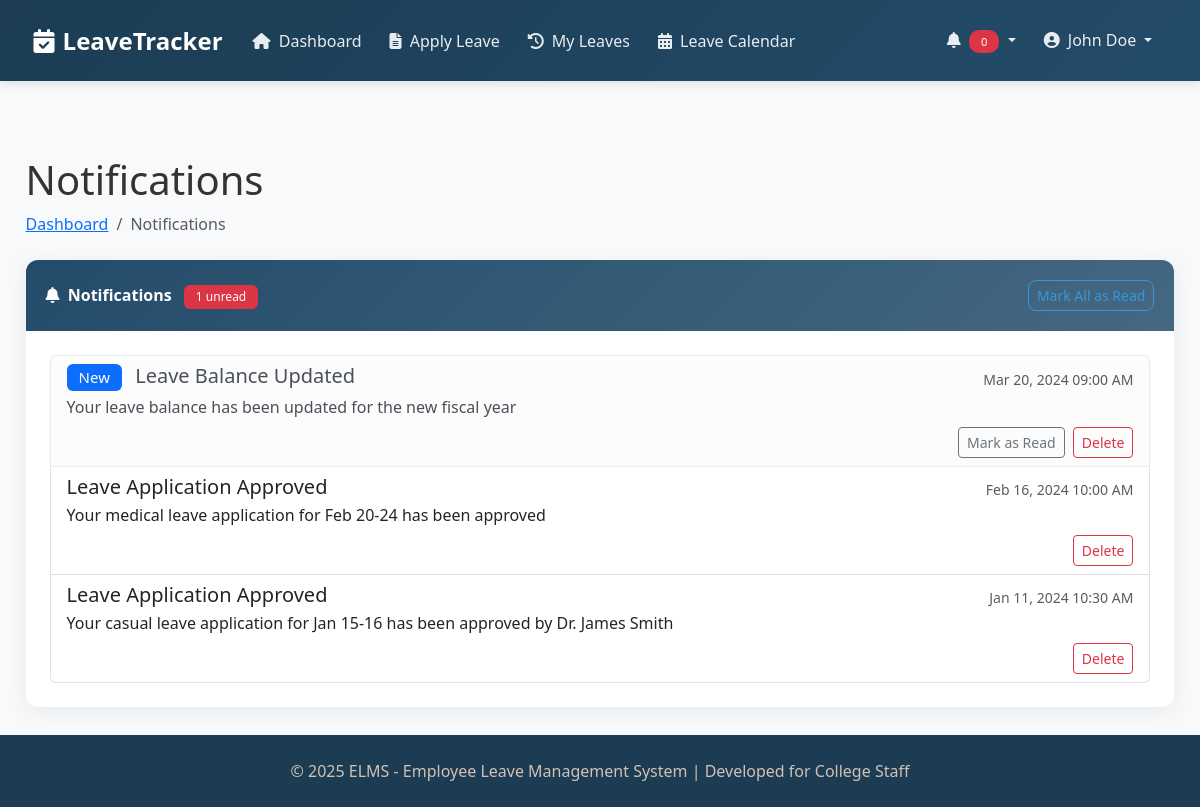
The page /modules/notifications.php (signed in) on the database its author committed.
### tables this page shows
CREATE TABLE IF NOT EXISTS `notifications` (
  `id` int(11) NOT NULL AUTO_INCREMENT,
  `user_id` int(11) NOT NULL,
  `title` varchar(255) NOT NULL,
  `message` text NOT NULL,
  `related_to` varchar(50) DEFAULT NULL,
  `related_id` int(11) DEFAULT NULL,
  `is_read` tinyint(1) NOT NULL DEFAULT '0',
  `created_at` timestamp NOT NULL DEFAULT CURRENT_TIMESTAMP,
  PRIMARY KEY (`id`),
  KEY `user_id` (`user_id`),
  CONSTRAINT `notifications_ibfk_1` FOREIGN KEY (`user_id`) REFERENCES `users` (`id`) ON DELETE CASCADE
);

### modules/notifications.php (the view, shortened to what this page needs)
<?php
require_once '../config/db.php';
$user_id = $_SESSION['user_id'];
try {
    $stmt = $conn->prepare("SELECT setting_value FROM system_settings WHERE setting_key = 'pagination_limit'");
    $stmt->execute();
    $pagination_limit = $stmt->fetchColumn() ?: 10;
    $page = isset($_GET['page']) ? max(1, intval($_GET['page'])) : 1;
    $offset = ($page - 1) * $pagination_limit;
    $stmt = $conn->prepare("SELECT * FROM notifications WHERE user_id = ? ORDER BY created_at DESC LIMIT ? OFFSET ?");
    $stmt->bindParam(1, $user_id, PDO::PARAM_INT);
    $stmt->bindParam(2, $pagination_limit, PDO::PARAM_INT);
    $stmt->bindParam(3, $offset, PDO::PARAM_INT);
    $stmt->execute();
    $notifications = $stmt->fetchAll(PDO::FETCH_ASSOC);
    $stmt = $conn->prepare("SELECT COUNT(*) FROM notifications WHERE user_id = ? AND is_read = 0");
    $stmt->execute([$user_id]);
    $unread_count = $stmt->fetchColumn();
} catch (PDOException $e) {
    $_SESSION['alert'] = "Error: " . $e->getMessage();
    $_SESSION['alert_type'] = "danger";
    $notifications = [];
    $total_pages = 1;
    $unread_count = 0;
}
include '../includes/header.php';
?>
<div class="container-fluid px-4">
    <h1 class="mt-4">Notifications</h1>
    <ol class="breadcrumb mb-4">
        <li class="breadcrumb-item"><a href="../index.php">Dashboard</a></li>
        <li class="breadcrumb-item active">Notifications</li>
    </ol>
    <div class="card mb-4">
        <div class="card-header d-flex justify-content-between align-items-center">
            <div>
                <i class="fas fa-bell me-1"></i>
                Notifications
                <?php if ($unread_count > 0): ?>
                    <span class="badge bg-danger ms-2"><?php echo $unread_count; ?> unread</span>
                <?php endif; ?>
            </div>
            <?php if ($unread_count > 0): ?>
                <a href="?mark_all_read=1" class="btn btn-sm btn-outline-primary">Mark All as Read</a>
            <?php endif; ?>
        </div>
        <div class="card-body">
            <?php if (empty($notifications)): ?>
                <div class="text-center py-5">
                    <i class="fas fa-bell-slash fa-3x text-muted mb-3"></i>
                    <p class="lead">No notifications to display</p>
                </div>
            <?php else: ?>
                <div class="list-group">
                    <?php foreach ($notifications as $notification): ?>
                        <div class="list-group-item list-group-item-action <?php echo $notification['is_read'] ? '' : 'list-group-item-light'; ?>">
                            <div class="d-flex w-100 justify-content-between align-items-center">
                                <h5 class="mb-1">
                                    <?php if (!$notification['is_read']): ?>
                                        <span class="badge bg-primary me-2">New</span>
                                    <?php endif; ?>
                                    <?php echo htmlspecialchars($notification['title']); ?>
                                </h5>
                                <small class="text-muted">
                                    <?php echo date('M d, Y h:i A', strtotime($notification['created_at'])); ?>
                                </small>
                            </div>
                            <p class="mb-1"><?php echo htmlspecialchars($notification['message']); ?></p>
                            <div class="d-flex justify-content-between align-items-center mt-2">
                                <div>
                                    <?php if (!$notification['is_read']): ?>
                                        <a href="?mark_read=<?php echo $notification['id']; ?>" class="btn btn-sm btn-outline-secondary me-1">Mark as Read</a>
                                    <?php endif; ?>
                                    <a href="?delete=<?php echo $notification['id']; ?>" class="btn btn-sm btn-outline-danger" onclick="return confirm('Are you sure you want to delete this notification?');">Delete</a>
                                </div>
                            </div>
                        </div>
                    <?php endforeach; ?>
                </div>
            <?php endif; ?>
        </div>
    </div>
</div>
<?php include '../includes/footer.php'; ?>

### css/style.css (style rules this page uses)
:root { --primary-dark: #1B3C53; --primary-medium: #234C6A; --primary-light: #456882; --accent-light: #D2C1B6; --white: #ffffff; --light-gray: #f8f9fa; --border-color: #e9ecef; }
html, body { height: 100%; }
body { font-family: 'Segoe UI', Tahoma, Geneva, Verdana, sans-serif; background-color: var(--light-gray); color: #333; display: flex; flex-direction: column; }
.card { border: none; border-radius: 12px; box-shadow: 0 4px 20px rgba(27, 60, 83, 0.08); transition: all 0.3s ease; background: var(--white); }
.card-header { background: linear-gradient(135deg, var(--primary-medium) 0%, var(--primary-light) 100%); color: var(--white); border-radius: 12px 12px 0 0 !important; border: none; padding: 1.25rem; font-weight: 600; }
.card-body { padding: 1.5rem; }
.btn-outline-primary { border-color: #3498db; color: #3498db; border-radius: 8px; font-weight: 500; transition: all 0.3s ease; }
.badge { border-radius: 6px; padding: 6px 12px; font-weight: 500; }
.container-fluid { padding: 0.1rem; }

### rows shown on the page
notifications: is_read "New", title "Leave Balance Updated", created_at "Mar 20, 2024 09:00 AM", message "Your leave balance has been updated for the new fiscal year"
notifications: title "Leave Application Approved", created_at "Feb 16, 2024 10:00 AM", message "Your medical leave application for Feb 20-24 has been approved"
notifications: title "Leave Application Approved", created_at "Jan 11, 2024 10:30 AM", message "Your casual leave application for Jan 15-16 has been approved by Dr. James Smith"

### other values the page prints
$_SESSION['first_name'] . ' ' . $_SESSION['last_name'] "John Doe"
$unread_count "1"
